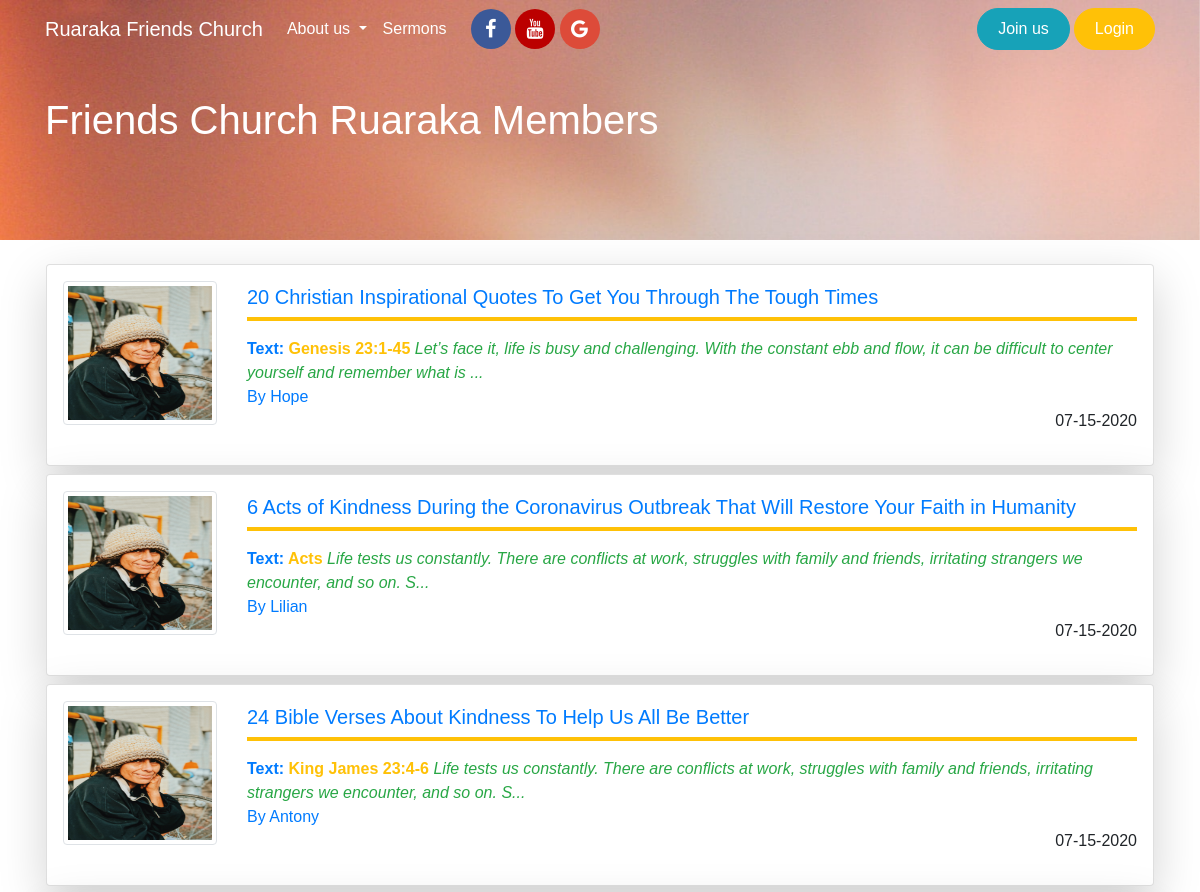
/sermons (upper part), run on an earlier commit of the app's database.
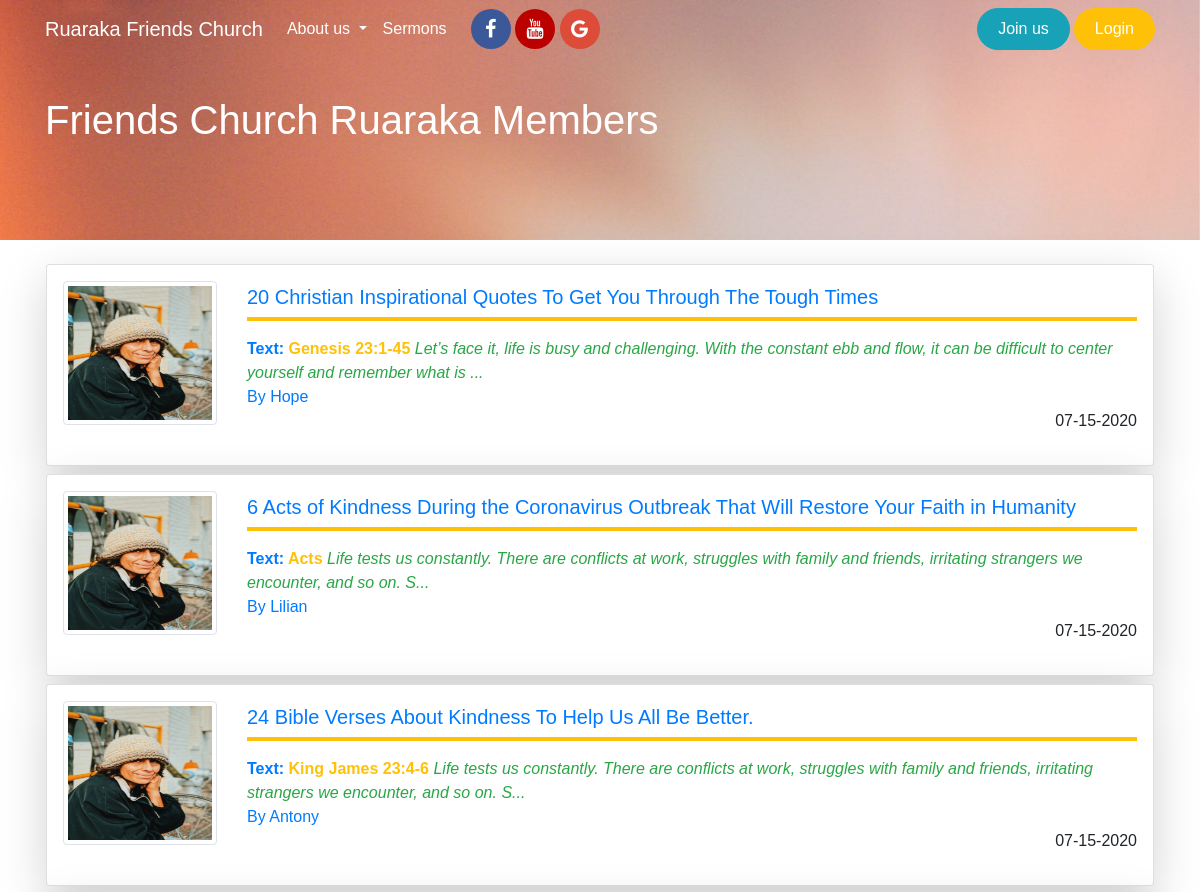
And on a later commit of the database.
### app/models.py (models this page shows, shortened)
class Sermon(db.Model):
	id = db.Column(db.Integer, primary_key=True)
	title = db.Column(db.String(124), index=True)
	text = db.Column(db.String(124), index=True)
	body = db.Column(db.String(500), index=True)
	created_at = db.Column(db.DateTime, index=True, default = datetime.utcnow)
	user_id = db.Column(db.Integer, db.ForeignKey('user.id'))

class User(UserMixin,db.Model):
	id = db.Column(db.Integer, primary_key=True)
	username = db.Column(db.String(124), index=True,unique=True)
	firstname = db.Column(db.String(124), index=True)
	lastname = db.Column(db.String(124), index=True)
	email = db.Column(db.String(124), index=True, unique=True)
	password_hash = db.Column(db.String(124), index=True, unique=True)
	about_me = db.Column(db.String(150))
	avatar = db.Column(db.String(150))
	facebook_url = db.Column(db.String(200))
	twitter_url = db.Column(db.String(200))
	linkedin_url = db.Column(db.String(200))
	role = db.Column(db.String(124), index=True)
	posts = db.relationship('Post', backref='author', lazy='dynamic')
	sermons = db.relationship('Sermon', backref='author', lazy='dynamic')

### app/routes.py (the view)
@app.route('/sermons')
def sermons():
	page = request.args.get('page',1, type=int)
	sermons = Sermon.query.order_by(Sermon.created_at.desc()).paginate(page,app.config['POSTS_PER_PAGE'],False)
	next_url = url_for('sermons', page=sermons.next_num) if sermons.has_next else None
	prev_url = url_for('sermons', page=sermons.prev_num) if sermons.has_prev else None
	return render_template('sermons.html', title='Sermons | Friends Church Ruaraka', sermons=sermons.items, next_url=next_url,prev_url=prev_url )

### app/templates/sermons.html (shortened to what this page needs)
{% extends 'base.html' %}
{% block content  %}
<section id="section_users">
	<div id="section-users-top">
		<div class="pt-5 container">
			<h1 class="mt-5">Friends Church Ruaraka Members</h1>
		</div>
	</div>
	<div class="container p-3 mb-5">
		<div class="pt-2 mb-1">
			{% if sermons %}
      	{% for sermon in sermons %}
				<div class="row">
						<div class="col-md-12">
					      <div class="card shadow-lg p-3 mb-2 bg-white rounded">
                    <div class="row">
                      <div class="col-md-2">
                        <a href="{{url_for('sermon_details', sermon_id=sermon.id)}}">
                          <img src="{{url_for('static', filename='imgs/profile_img.jpg')}}" style="height: 9rem;width:10rem"class="img-thumbnail">
                        </a>
                      </div>
                      <div class="col-md-10">
                          <a href="{{url_for('sermon_details', sermon_id=sermon.id)}}" style="text-decoration:none;">
                            <h5 class="mt-1">{{sermon.title}}</h4>
                            <hr class="mt-1 text-warning" style="border:2px solid">
                            <strong>Text: <span class="text text-warning">{{sermon.text}}</span> </strong> <em class="text text-success">{{sermon.body|truncate(140,True)}}</em>
                          </a>
    											<br>
                          <span class="text-info pt-2"><a href="{{url_for('profile', username=sermon.author.username)}}">By {{sermon.author.username}}</a> </span>
    											<p class="text-right">{{ sermon.created_at.strftime('%m-%d-%Y') }}</p>
                      </div>
                    </div>
                </div>
						</div>
				</div>
        {% endfor %}
			{% endif %}
		</div>
</div>
</section>
{% endblock content  %}

What changed in the data, as far as the page shows it:
changed Sermon "King James 23:4-6": title "24 Bible Verses About Kindness To Help Us All Be Better" → "24 Bible Verses About Kindness To Help Us All Be Better."
